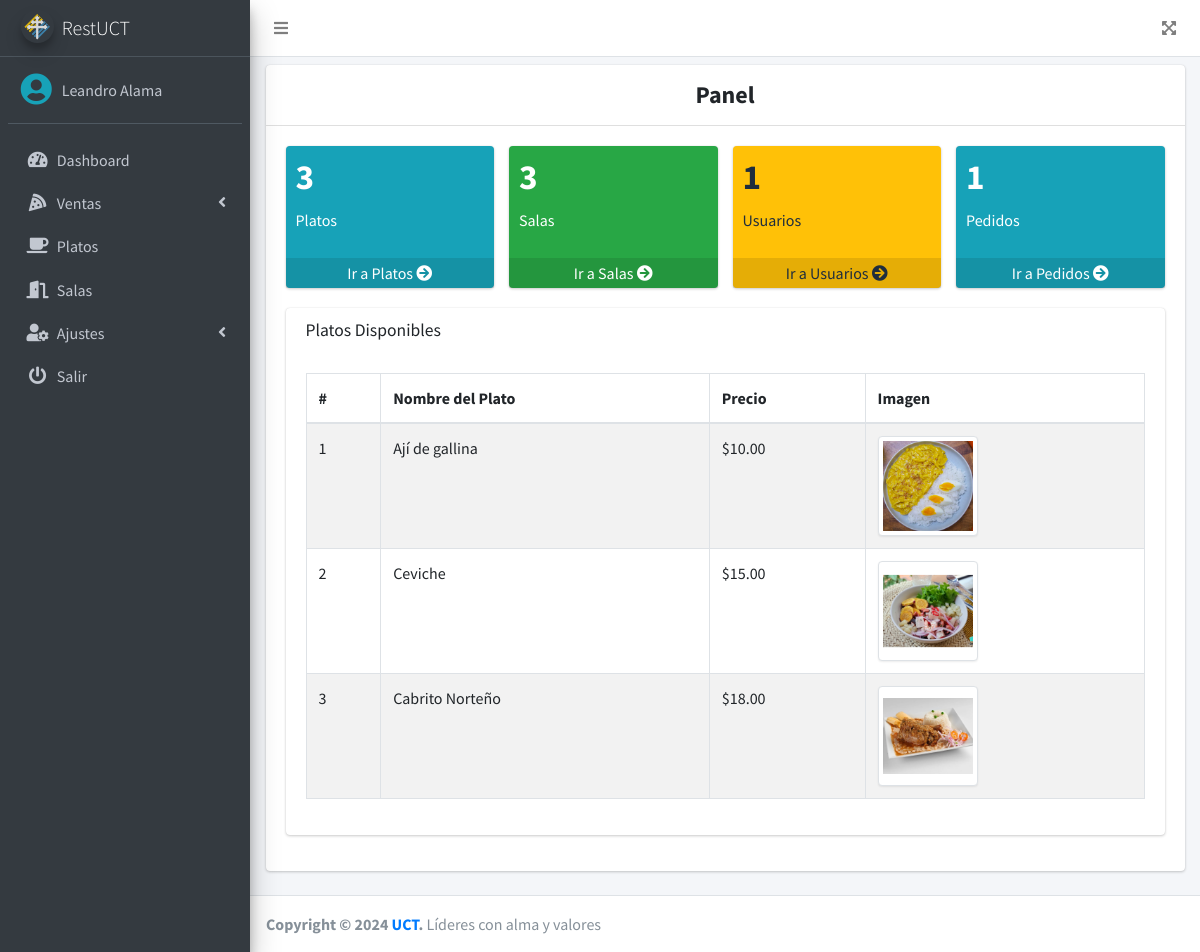
Page /src/dashboard.php (signed in) on the committed database.
### tables this page shows
CREATE TABLE `platos` (
  `id` int(11) NOT NULL,
  `nombre` varchar(200) NOT NULL,
  `precio` decimal(10,2) NOT NULL,
  `imagen` varchar(100) DEFAULT NULL,
  `fecha` timestamp NULL DEFAULT NULL,
  `estado` int(11) NOT NULL DEFAULT 1
);

### src/dashboard.php (the view, shortened to what this page needs)
<?php
include_once "includes/header.php";
include "../conexion.php";
$query1 = mysqli_query($conexion, "SELECT COUNT(id) AS total FROM salas WHERE estado = 1");
$totalSalas = mysqli_fetch_assoc($query1);
$query2 = mysqli_query($conexion, "SELECT COUNT(id) AS total FROM platos WHERE estado = 1");
$totalPlatos = mysqli_fetch_assoc($query2);
$query3 = mysqli_query($conexion, "SELECT COUNT(id) AS total FROM usuarios WHERE estado = 1");
$totalUsuarios = mysqli_fetch_assoc($query3);
$query4 = mysqli_query($conexion, "SELECT COUNT(id) AS total FROM pedidos WHERE estado = 1");
$totalPedidos = mysqli_fetch_assoc($query4);
$queryPlatos = mysqli_query($conexion, "SELECT * FROM platos WHERE estado = 1");
?>
<div class="card">
    <div class="card-header text-center">
        Panel
    </div>
    <div class="card-body">
        <div class="row">
            <div class="col-lg-3 col-6">
                <div class="small-box bg-info">
                    <div class="inner">
                        <h3><?php echo $totalPlatos['total']; ?></h3>
                        <p>Platos</p>
                    </div>
                    <a href="platos.php" class="small-box-footer">Ir a Platos <i class="fas fa-arrow-circle-right"></i></a>
                </div>
            </div>
            <div class="col-lg-3 col-6">
                <div class="small-box bg-success">
                    <div class="inner">
                        <h3><?php echo $totalSalas['total']; ?></h3>
                        <p>Salas</p>
                    </div>
                    <a href="salas.php" class="small-box-footer">Ir a Salas <i class="fas fa-arrow-circle-right"></i></a>
                </div>
            </div>
            <div class="col-lg-3 col-6">
                <div class="small-box bg-warning">
                    <div class="inner">
                        <h3><?php echo $totalUsuarios['total']; ?></h3>
                        <p>Usuarios</p>
                    </div>
                    <a href="usuarios.php" class="small-box-footer">Ir a Usuarios <i class="fas fa-arrow-circle-right"></i></a>
                </div>
            </div>
            <div class="col-lg-3 col-6">
                <div class="small-box bg-info">
                    <div class="inner">
                        <h3><?php echo $totalPedidos['total']; ?></h3>
                        <p>Pedidos</p>
                    </div>
                    <a href="lista_ventas.php" class="small-box-footer">Ir a Pedidos <i class="fas fa-arrow-circle-right"></i></a>
                </div>
            </div>
        </div>
        <div class="row">
            <div class="col-lg-12">
                <div class="card">
                    <div class="card-header border-0">
                        <div class="d-flex justify-content-between">
                            <h3 class="card-title">Platos Disponibles</h3>
                        </div>
                    </div>
                    <div class="card-body">
                        <div class="table-responsive">
                            <table class="table table-striped table-bordered">
                                <thead>
                                    <tr>
                                        <th>#</th>
                                        <th>Nombre del Plato</th>
                                        <th>Precio</th>
                                        <th>Imagen</th>
                                    </tr>
                                </thead>
                                <tbody>
                                    <?php
                                    if (mysqli_num_rows($queryPlatos) > 0) {
                                        while ($data = mysqli_fetch_assoc($queryPlatos)) { ?>
                                            <tr>
                                                <td><?php echo $data['id']; ?></td>
                                                <td><?php echo $data['nombre']; ?></td>
                                                <td>$<?php echo number_format($data['precio'], 2); ?></td>
                                                <td><img class="img-thumbnail" src="<?php echo ($data['imagen'] == null) ? '../assets/img/default.png' : $data['imagen']; ?>" alt="" width="100"></td>
                                            </tr>
                                    <?php }
                                    } else { ?>
                                        <tr>
                                            <td colspan="4" class="text-center">No hay platos disponibles</td>
                                        </tr>
                                    <?php } ?>
                                </tbody>
                            </table>
                        </div>
                    </div>
                </div>
            </div>
        </div>
    </div>
</div>
<?php include_once "includes/footer.php"; ?>

### src/includes/header.php (shortened to what this page needs)
<!DOCTYPE html>
<html lang="en">
<head>
    <link rel="stylesheet" href="../assets/plugins/fontawesome-free/css/all.min.css">
    <link rel="stylesheet" href="https://code.ionicframework.com/ionicons/2.0.1/css/ionicons.min.css">
    <link rel="stylesheet" href="../assets/dist/css/adminlte.min.css">
    <link rel="stylesheet" href="../assets/plugins/datatables-bs4/css/dataTables.bootstrap4.min.css">
</head>
<body class="hold-transition sidebar-mini">
    <div class="wrapper">
        <nav class="main-header navbar navbar-expand navbar-white navbar-light">
            <ul class="navbar-nav">
                <li class="nav-item">
                    <a class="nav-link" data-widget="pushmenu" href="#" role="button"><i class="fas fa-bars"></i></a>
                </li>
            </ul>
            <ul class="navbar-nav ml-auto">
                <li class="nav-item">
                    <a class="nav-link" data-widget="fullscreen" href="#" role="button">
                        <i class="fas fa-expand-arrows-alt"></i>
                    </a>
                </li>
            </ul>
        </nav>
        <aside class="main-sidebar sidebar-dark-primary elevation-4">
            <a href="dashboard.php" class="brand-link">
                <img src="../assets/img/uct.png" alt="AdminLTE Logo" class="brand-image img-circle elevation-3" style="opacity: .8">
                <span class="brand-text font-weight-light">RestUCT</span>
            </a>
            <div class="sidebar">
                <div class="user-panel mt-3 pb-3 mb-3 d-flex">
                    <div class="image">
                        <i class="fas fa-user-circle fa-2x text-info"></i>
                    </div>
                    <div class="info">
                        <a href="#" class="d-block"><?php echo $_SESSION['nombre']; ?></a>
                    </div>
                </div>
                <nav class="mt-2">
                    <ul class="nav nav-pills nav-sidebar flex-column" data-widget="treeview" role="menu" data-accordion="false">
                        <li class="nav-item">
                            <a href="dashboard.php" class="nav-link">
                                <i class="nav-icon fas fa-tachometer-alt"></i>
                                <p>
                                    Dashboard
                                </p>
                            </a>
                        </li>
                        <li class="nav-item">
                            <a href="#" class="nav-link">
                                <i class="nav-icon fas fa-pizza-slice"></i>
                                <p>
                                    Ventas
                                    <i class="fas fa-angle-left right"></i>
                                </p>
                            </a>
                        </li>
                        <?php if ($_SESSION['rol'] == 1 || $_SESSION['rol'] == 2) {
                            echo '<li class="nav-item">
                                <a href="platos.php" class="nav-link">
                                    <i class="nav-icon fas fa-coffee"></i>
                                    <p>
                                        Platos
                                    </p>
                                </a>
                            </li>';
                        } if ($_SESSION['rol'] == 1) {
                            echo '<li class="nav-item">
                                <a href="salas.php" class="nav-link">
                                    <i class="nav-icon fas fa-door-open"></i>
                                    <p>
                                        Salas
                                    </p>
                                </a>
                            </li>
                            <li class="nav-item">
                                <a href="#" class="nav-link">
                                    <i class="nav-icon fas fa-user-cog"></i>
                                    <p>
                                        Ajustes
                                        <i class="fas fa-angle-left right"></i>
                                    </p>
                                </a>
                                <ul class="nav nav-treeview">
                                    <li class="nav-item">
                                        <a href="usuarios.php" class="nav-link">
                                            <i class="far fa-circle nav-icon"></i>
                                            <p>Usuarios</p>
                                        </a>
                                    </li>
                                    <li class="nav-item">
                                        <a href="config.php" class="nav-link">
                                            <i class="far fa-circle nav-icon"></i>
                                            <p>Configuración</p>
                                        </a>
                                    </li>
                                </ul>
                            </li>';
                        } ?>
                        <li class="nav-item">
                            <a href="salir.php" class="nav-link">
                                <i class="nav-icon fas fa-power-off"></i>
                                <p>
                                    Salir
                                </p>
                            </a>
                        </li>
                    </ul>
                </nav>
            </div>
        </aside>
        <div class="content-wrapper">
            <div class="content">
                <div class="container-fluid py-2">

### src/includes/footer.php (shortened to what this page needs)
</div>
</div>
</div>
<footer class="main-footer">
    <strong>Copyright &copy; 2024 <a href="https://uct.edu.pe/" target="_blank">UCT</a>.</strong>
    Líderes con alma y valores
</footer>
</div>
</body>
</html>

### rows in the picture
platos: id "1", nombre "Ají de gallina", precio "10.00", imagen (picture)
platos: id "2", nombre "Ceviche", precio "15.00", imagen (picture)
platos: id "3", nombre "Cabrito Norteño", precio "18.00", imagen (picture)

### other values in the picture
$_SESSION['nombre'] "Leandro Alama"
$totalPlatos['total'] "3"
$totalSalas['total'] "3"
$totalUsuarios['total'] "1"
$totalPedidos['total'] "1"
